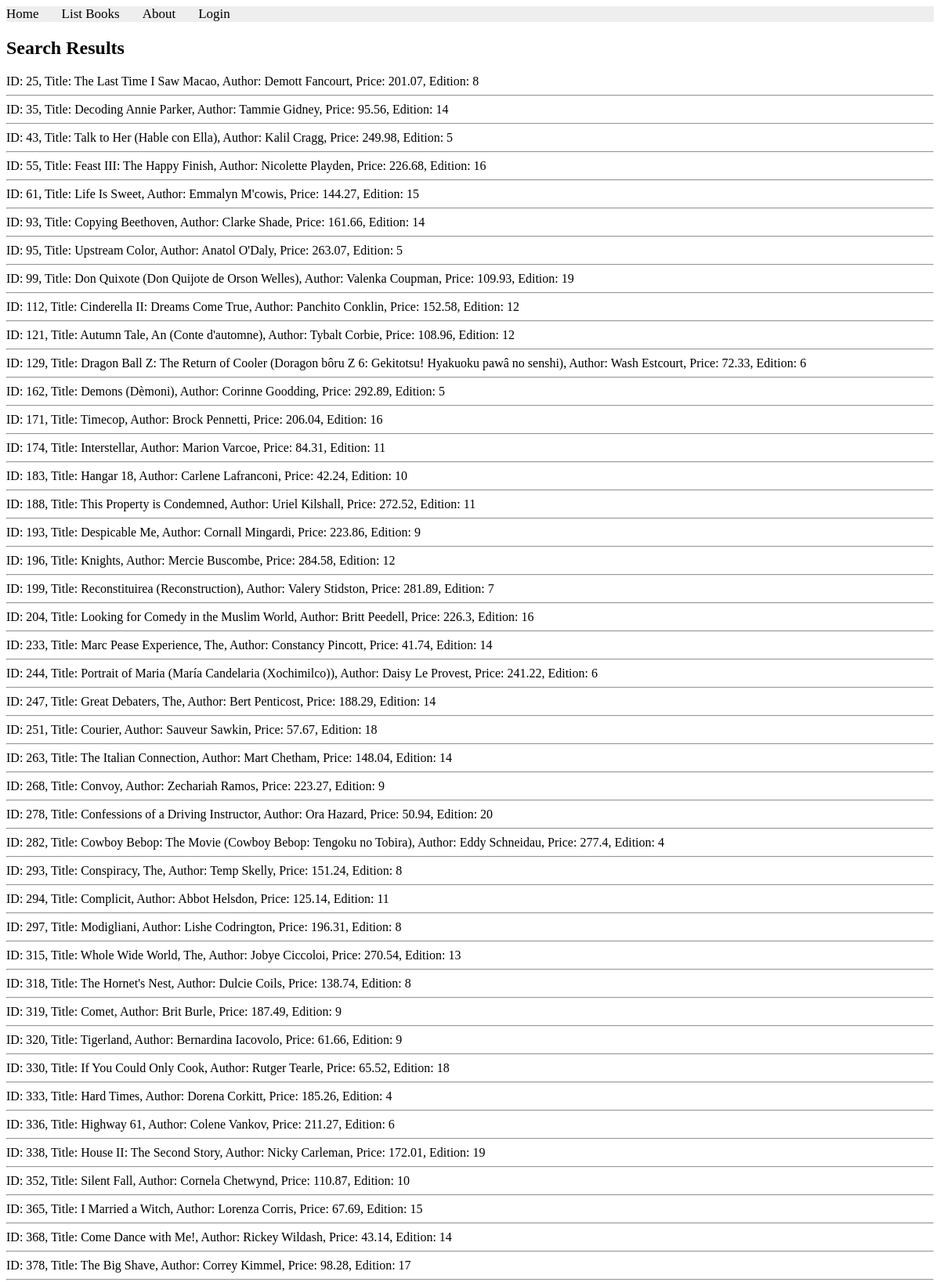
/books/lab8/task2/ (upper part), run on the app's committed database.
### apps/bookmodule/models.py (models this page shows)
class Book(models.Model):
    title = models.CharField(max_length = 50)
    author = models.CharField(max_length = 50)
    price = models.FloatField(default = 0.0)
    edition = models.SmallIntegerField(default = 1)

### apps/bookmodule/views.py (the view)
# urls.py: path('lab8/task2/', views.task2, name="books.task2"),
def task2(request):
    books = Book.objects.filter(
        Q(edition__gt=3) & (Q(title__icontains='co') | Q(author__icontains='co'))
    )
    if books.exists():
        return render(request, 'bookmodule/task2.html', {'books': books})
    else:
        return render(request, 'bookmodule/index.html')

### apps/templates/bookmodule/task2.html (shortened to what this page needs)
{% extends "layouts/base.html" %}
{% load static %}
{% block content %}
<h2>Search Results</h2>
{% if books %}
{% for obj in books %}
    ID: {{obj.id}}, Title: {{obj.title}}, Author: {{obj.author}}, Price: {{obj.price}}, Edition: {{obj.edition}}
    <hr>
{% endfor %}
{% else %}
<p>No books found matching your search.</p>
{% endif %}
{% endblock content %}

### data on the page
Book: id "25", title "The Last Time I Saw Macao", author "Demott Fancourt", price "201.07", edition "8"
Book: id "35", title "Decoding Annie Parker", author "Tammie Gidney", price "95.56", edition "14"
Book: id "43", title "Talk to Her (Hable con Ella)", author "Kalil Cragg", price "249.98", edition "5"
Book: id "55", title "Feast III: The Happy Finish", author "Nicolette Playden", price "226.68", edition "16"
Book: id "61", title "Life Is Sweet", author "Emmalyn M'cowis", price "144.27", edition "15"
Book: id "93", title "Copying Beethoven", author "Clarke Shade", price "161.66", edition "14"
Book: id "95", title "Upstream Color", author "Anatol O'Daly", price "263.07", edition "5"
Book: id "99", title "Don Quixote (Don Quijote de Orson Welles)", author "Valenka Coupman", price "109.93", edition "19"
Book: id "112", title "Cinderella II: Dreams Come True", author "Panchito Conklin", price "152.58", edition "12"
Book: id "121", title "Autumn Tale, An (Conte d'automne)", author "Tybalt Corbie", price "108.96", edition "12"
Book: id "129", title "Dragon Ball Z: The Return of Cooler (Doragon bôru Z 6: Gekitotsu! Hyakuoku pawâ no senshi)", author "Wash Estcourt", price "72.33", edition "6"
Book: id "162", title "Demons (Dèmoni)", author "Corinne Goodding", price "292.89", edition "5"
Book: id "171", title "Timecop", author "Brock Pennetti", price "206.04", edition "16"
Book: id "174", title "Interstellar", author "Marion Varcoe", price "84.31", edition "11"
Book: id "183", title "Hangar 18", author "Carlene Lafranconi", price "42.24", edition "10"
Book: id "188", title "This Property is Condemned", author "Uriel Kilshall", price "272.52", edition "11"
Book: id "193", title "Despicable Me", author "Cornall Mingardi", price "223.86", edition "9"
Book: id "196", title "Knights", author "Mercie Buscombe", price "284.58", edition "12"
Book: id "199", title "Reconstituirea (Reconstruction)", author "Valery Stidston", price "281.89", edition "7"
Book: id "204", title "Looking for Comedy in the Muslim World", author "Britt Peedell", price "226.3", edition "16"
Book: id "233", title "Marc Pease Experience, The", author "Constancy Pincott", price "41.74", edition "14"
Book: id "244", title "Portrait of Maria (María Candelaria (Xochimilco))", author "Daisy Le Provest", price "241.22", edition "6"
Book: id "247", title "Great Debaters, The", author "Bert Penticost", price "188.29", edition "14"
Book: id "251", title "Courier", author "Sauveur Sawkin", price "57.67", edition "18"
Book: id "263", title "The Italian Connection", author "Mart Chetham", price "148.04", edition "14"
Book: id "268", title "Convoy", author "Zechariah Ramos", price "223.27", edition "9"
Book: id "278", title "Confessions of a Driving Instructor", author "Ora Hazard", price "50.94", edition "20"
Book: id "282", title "Cowboy Bebop: The Movie (Cowboy Bebop: Tengoku no Tobira)", author "Eddy Schneidau", price "277.4", edition "4"
Book: id "293", title "Conspiracy, The", author "Temp Skelly", price "151.24", edition "8"
Book: id "294", title "Complicit", author "Abbot Helsdon", price "125.14", edition "11"
Book: id "297", title "Modigliani", author "Lishe Codrington", price "196.31", edition "8"
Book: id "315", title "Whole Wide World, The", author "Jobye Ciccoloi", price "270.54", edition "13"
Book: id "318", title "The Hornet's Nest", author "Dulcie Coils", price "138.74", edition "8"
Book: id "319", title "Comet", author "Brit Burle", price "187.49", edition "9"
Book: id "320", title "Tigerland", author "Bernardina Iacovolo", price "61.66", edition "9"
Book: id "330", title "If You Could Only Cook", author "Rutger Tearle", price "65.52", edition "18"
Book: id "333", title "Hard Times", author "Dorena Corkitt", price "185.26", edition "4"
Book: id "336", title "Highway 61", author "Colene Vankov", price "211.27", edition "6"
Book: id "338", title "House II: The Second Story", author "Nicky Carleman", price "172.01", edition "19"
Book: id "352", title "Silent Fall", author "Cornela Chetwynd", price "110.87", edition "10"
Book: id "365", title "I Married a Witch", author "Lorenza Corris", price "67.69", edition "15"
Book: id "368", title "Come Dance with Me!", author "Rickey Wildash", price "43.14", edition "14"
Book: id "378", title "The Big Shave", author "Correy Kimmel", price "98.28", edition "17"
